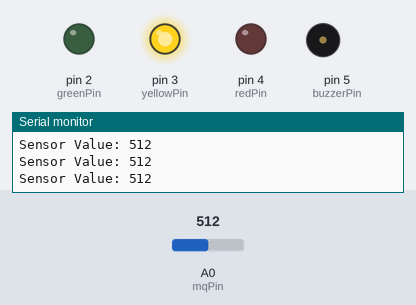
Simulated run of this sketch. Board: Arduino Nano, built with avr-gcc and run on an emulated ATmega328P. On the bench: output pins drawn as LEDs (lit = HIGH), buzzer (waves = sounding, pin HIGH), the last lines printed to the serial monitor. Inputs (shaded band) come from the test bench; at power-on: A0 (mqPin) = 512.

Above: at 1.3 s.
1.4 s: A0 (mqPin) set to 983
2.9 s: A0 (mqPin) set to 1014
At 3.4 s:
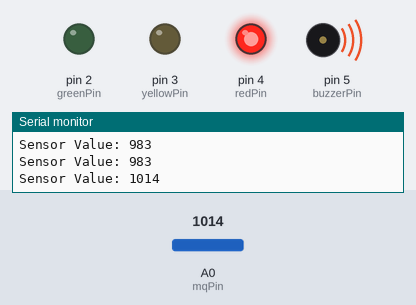
5.9 s: A0 (mqPin) set to 290
At 7.2 s:
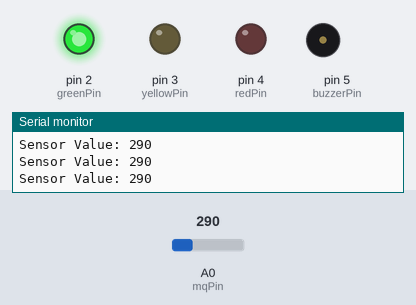
7.5 s: A0 (mqPin) set to 306
At 8.4 s:
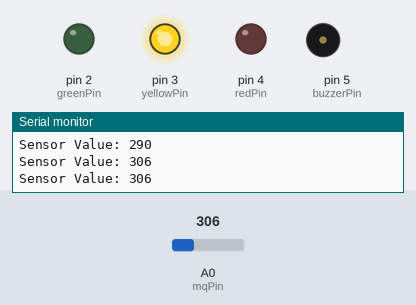
9.0 s: A0 (mqPin) set to 122
At 9.6 s:
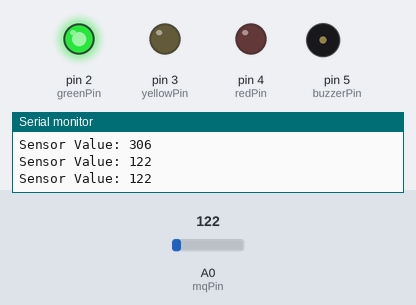
Timing chart, 0 to 11.5 s (numbered marks = the images above; inputs shaded):
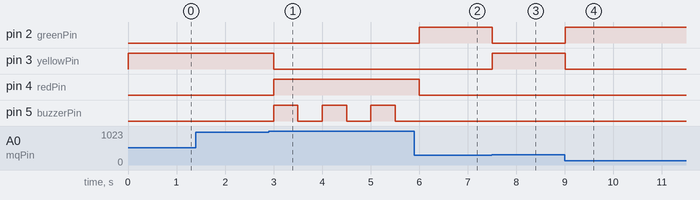

Measured:
- the behaviour switches between 999 and 1000 on A0 (mqPin) (found by bisection; images 0 and 1)
- the behaviour switches between 299 and 300 on A0 (mqPin) (found by bisection; images 2 and 3)
- after the input at 2.9 s, pin 3 (yellowPin): HIGH → LOW after 0.10 s; pin 4 (redPin): LOW → HIGH after 0.10 s; pin 5 (buzzerPin): alternates HIGH for 0.50 s and LOW for 0.50 s, starting after 0.10 s
- after the input at 5.9 s, pin 2 (greenPin): LOW → HIGH after 0.10 s; pin 4 (redPin): HIGH → LOW after 0.10 s; pin 5 (buzzerPin): stays LOW (without the input it goes to HIGH after 0.10 s)
- after the input at 7.5 s, pin 2 (greenPin): HIGH → LOW at once; pin 3 (yellowPin): LOW → HIGH at once
- after the input at 9.0 s, pin 2 (greenPin): LOW → HIGH at once; pin 3 (yellowPin): HIGH → LOW at once

The sketch:

alc_code.ino
```cpp
// MQ-3 Alcohol Detector with Calibration + 3 LEDs + Buzzer
// Board: Arduino Nano

// Pin mapping
const int mqPin = A0;       // MQ-3 analog output connected to A0
const int greenPin = 2;     // Green LED
const int yellowPin = 3;    // Yellow LED
const int redPin = 4;       // Red LED
const int buzzerPin = 5;    // Buzzer

// Thresholds (adjust after calibration)
int safeLimit = 300;     // Green zone
int warningLimit = 1000;  // Yellow zone
// Above warningLimit = Red zone (danger)

void setup() {
  pinMode(greenPin, OUTPUT);
  pinMode(yellowPin, OUTPUT);
  pinMode(redPin, OUTPUT);
  pinMode(buzzerPin, OUTPUT);

  Serial.begin(9600);   // For calibration & debugging
  Serial.println("MQ-3 Alcohol Detector Started...");
}

void loop() {
  // Read sensor value
  int sensorValue = analogRead(mqPin);

  // Print value for calibration
  Serial.print("Sensor Value: ");
  Serial.println(sensorValue);

  // Decision making
  if (sensorValue < safeLimit) {
    // Safe zone
    digitalWrite(greenPin, HIGH);
    digitalWrite(yellowPin, LOW);
    digitalWrite(redPin, LOW);
    digitalWrite(buzzerPin, LOW);
  }
  else if (sensorValue >= safeLimit && sensorValue < warningLimit) {
    // Warning zone
    digitalWrite(greenPin, LOW);
    digitalWrite(yellowPin, HIGH);
    digitalWrite(redPin, LOW);
    digitalWrite(buzzerPin, LOW);
  }
  else {
    // Danger zone
    digitalWrite(greenPin, LOW);
    digitalWrite(yellowPin, LOW);
    digitalWrite(redPin, HIGH);
    digitalWrite(buzzerPin, HIGH);
    delay (500);
    digitalWrite(buzzerPin,LOW);
    // Alarm ON
  }

  delay(500); // small delay for stability
}
```
